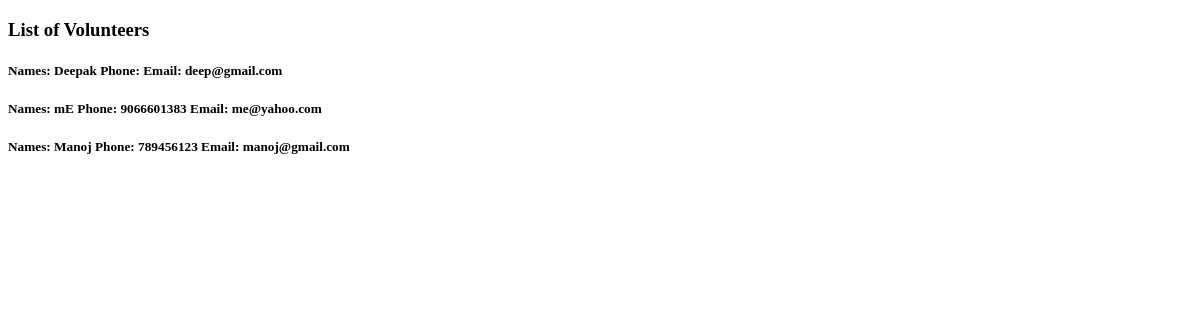
Before: /vollist with the older database file.
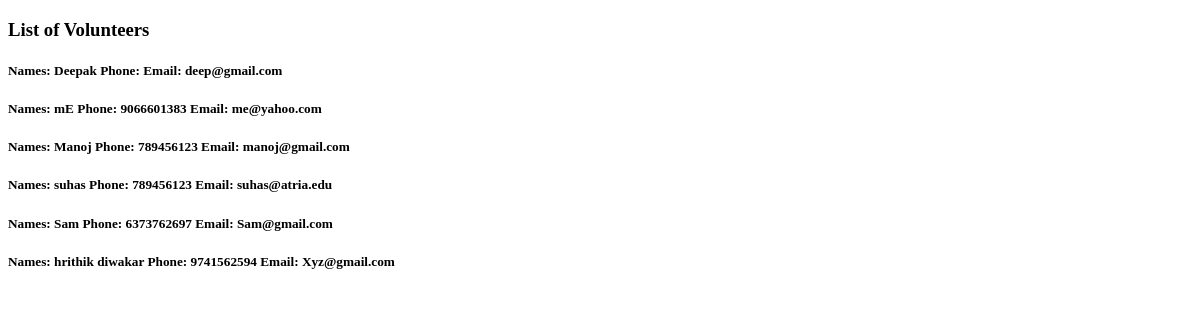
After: the same page with the newer database file.
### app1/models.py (models this page shows)
class Volunteer(models.Model):
    name = models.CharField(max_length=20,)
    country = models.CharField(max_length=15)
    phone = models.CharField(max_length=10)
    email = models.EmailField()

### app1/views.py (the view)
# urls.py: path('vollist',views.vollist,name="vollist")
def vollist(request):
    context = {}
    volunteers = Volunteer.objects.all()
    vol = {
        "volunteers": volunteers
    }
    count = int(Volunteer.objects.count())
    print(volunteers[1])
    return render(request, "vollist.html", {"volunteers": volunteers, "vol": vol, 'count': count})

### templates/vollist.html (shortened to what this page needs)
{% block content %}
<!DOCTYPE html>
<html lang="en">
<head>
</head>
<body>
    <div>
        <h3>List of Volunteers</h3>
    </div>
    <div>
        {% for i in volunteers %}
        <h5>Names: {{i.name}} Phone: {{i.phone}} Email: {{i.email}} </h5>
        {% endfor %}
    </div>
</body>
</html>
{% endblock %}

Changed rows visible on the page:
added Volunteer: name "suhas", phone "789456123", email "suhas@atria.edu"
added Volunteer: name "Sam", phone "6373762697", email "Sam@gmail.com"
added Volunteer: name "hrithik diwakar", phone "9741562594", email "Xyz@gmail.com"
